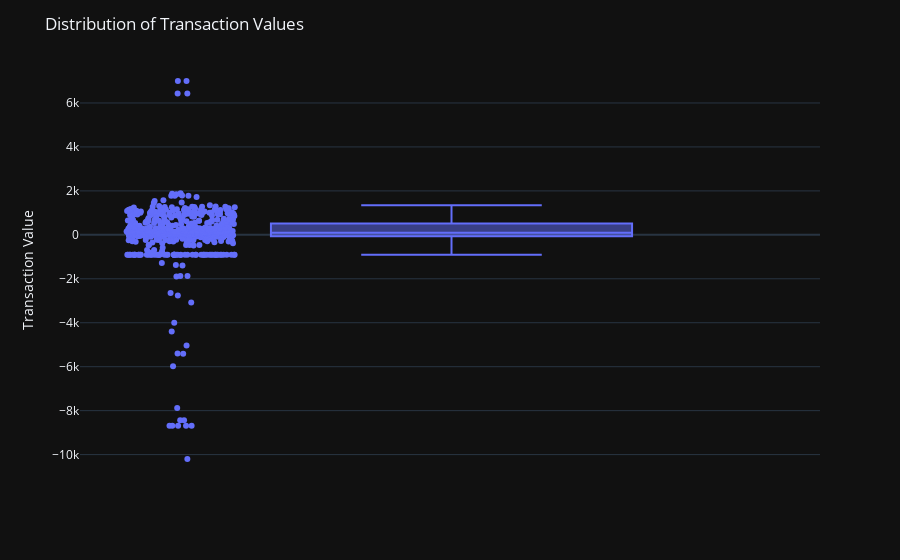

Write notebook code for a chart like this one.
### Code cell
# interactive box plot using plotly
fig = px.box(brisbane_df, y='Transaction Value', points="all", hover_data=['Date', 'Narration', 'Transaction Value'])
fig.update_layout(
    title='Distribution of Transaction Values',
    yaxis_title='Transaction Value'
)
fig.show()

### Figure 1 — Plotly figure (JSON) as saved in the notebook; plotly's stock layout.template omitted (floating-point values rounded to 4 significant figures; data arrays with more than 128 entries replaced by an {"elided": "..."} marker saying what was removed)
{"data": [{"alignmentgroup": "True", "boxpoints": "all", "customdata": {"elided": "600x2 str values"}, "hovertemplate": "Transaction Value=%{y}<br>Date=%{customdata[0]}<br>Narration=%{customdata[1]}<extra></extra>", "legendgroup": "", "marker": {"color": "#636efa"}, "name": "", "notched": false, "offsetgroup": "", "orientation": "v", "showlegend": false, "x0": " ", "xaxis": "x", "y": {"elided": "600 float values"}, "y0": " ", "yaxis": "y", "type": "box"}], "layout": {"xaxis": {"anchor": "y", "domain": [0.0, 1.0]}, "yaxis": {"anchor": "x", "domain": [0.0, 1.0], "title": {"text": "Transaction Value"}}, "legend": {"tracegroupgap": 0}, "margin": {"t": 60}, "boxmode": "group", "title": {"text": "Distribution of Transaction Values"}}}
